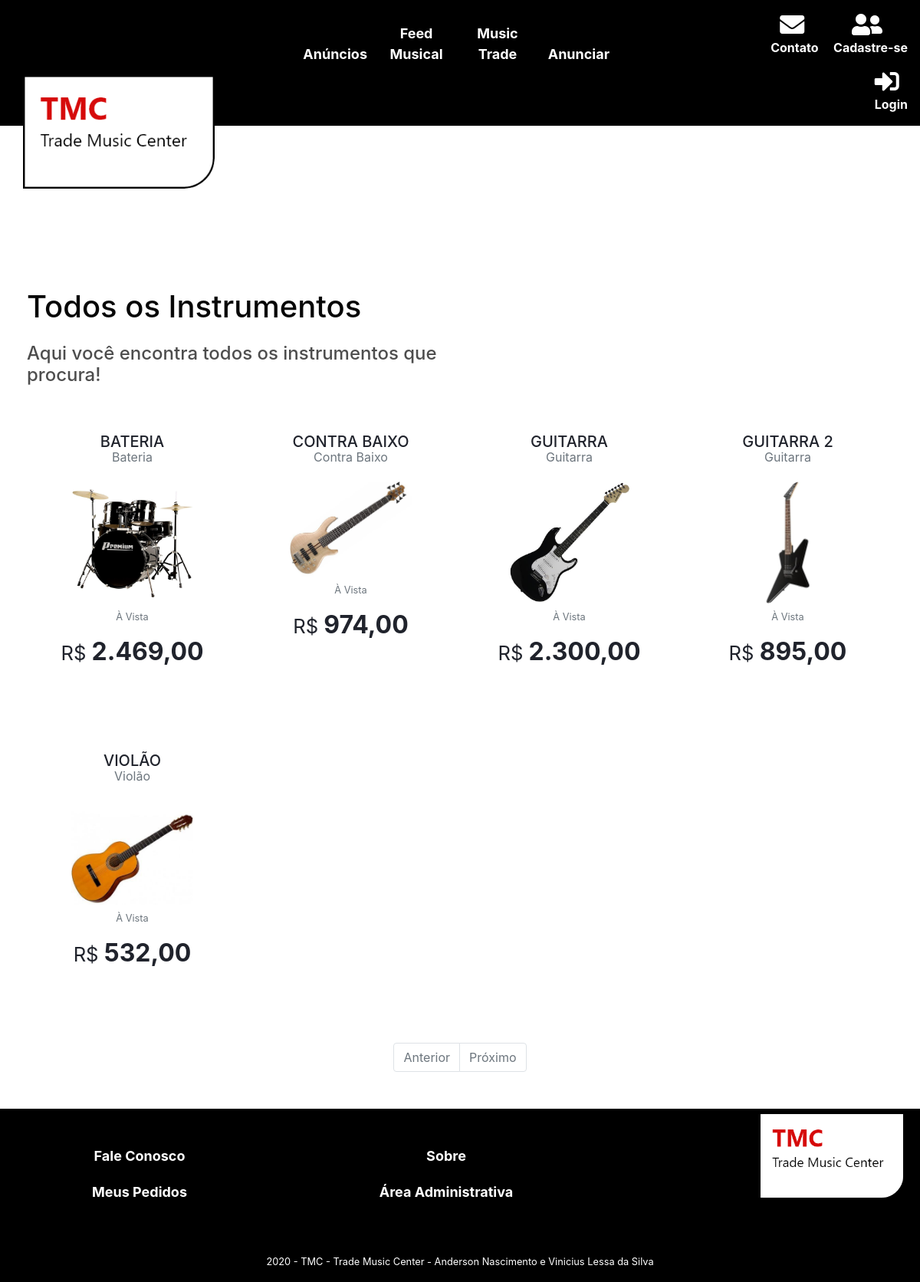
Page /Views/produtos/todos.php on the committed database.
### tables this page shows
CREATE TABLE `produto` (
  `cod_produto` int(11) NOT NULL,
  `nome_prod` varchar(50) NOT NULL,
  `descricao_prod` varchar(250) DEFAULT NULL,
  `valor_un` decimal(6,2) NOT NULL,
  `cover_img` varchar(250) DEFAULT NULL,
  `banner_img` varchar(250) DEFAULT NULL,
  `estoque` int(11) DEFAULT NULL,
  `cod_categoria` int(11) NOT NULL,
  `destaque` tinyint(4) NOT NULL DEFAULT 0
);

CREATE TABLE `categoria` (
  `cod_categoria` int(11) NOT NULL,
  `nome_categoria` varchar(50) NOT NULL
);

### Models/m_produto.php (called while the page is built, shortened)
<?php
function carregarProdutos($conn, $limit = 12, $offset = 0)
{
  $sql = "SELECT  p.cod_produto, p.nome_prod, p.descricao_prod, p.cover_img, p.valor_un, c.nome_categoria, p.estoque
    FROM produto p  INNER JOIN categoria c ON p.cod_categoria = c.cod_categoria
    ORDER BY p.nome_prod ASC LIMIT ? OFFSET ? ";
  $stmt = $conn->prepare($sql);
  $stmt->bind_param("ii", $limit, $offset);
  $stmt->execute();
  $result = $stmt->get_result()->fetch_all(MYSQLI_ASSOC);
  return $result;
}

### Controllers/c_produto.php (called while the page is built, shortened)
<?php
$conn = require SITE_PATH . '/Models/conexao.php';
include SITE_PATH . '/Models/m_produto.php';
if (isset($produtoPesquisa)) {
    $listaTodosProdutos = pesquisarProduto($conn, $produtoPesquisa);
} elseif (isset($listaTodosProdutos)) {
    $listaTodosProdutos = carregarProdutos($conn, $limit, $offset);
}

### Views/produtos/todos.php (the view, shortened to what this page needs)
<?php
$limit = 12;
$Nextpg = (isset($_GET['page'])) ? ($_GET['page'] + 1) : 1;
$Prevpg = (isset($_GET['page']) && $Nextpg > 1) ? ($_GET['page'] - 1) : 0;
$offset = (isset($_GET['page'])) ? ($_GET['page'] * $limit) : 0;
require SITE_PATH . '/Controllers/c_produto.php';
?>
<!DOCTYPE html>
<html lang="pt-br">
<head>
  <link rel="stylesheet" href="<?php echo SITE_URL ?>/css/bootstrap.min.css">
  <link rel="stylesheet" href="<?php echo SITE_URL ?>/css/styles.css">
  <link rel="stylesheet" href="https://cdnjs.cloudflare.com/ajax/libs/font-awesome/5.11.2/css/all.css">
</head>
<body>
  <?php include SITE_PATH . '/includes/menu.php';?>
  <div class="">
    <div class="">
      <div class="caixa-todos">
        <h1 class="display-todos">Todos os Instrumentos</h1>
        <h4 class="display-todos-2">Aqui você encontra todos os instrumentos que procura!</h4>
      </div>
    </div>
  </div>
  <main>
    <section>
      <div class="container mt-5">
        <?php
if ($listaTodosProdutos) {?>
        <div class="row">
          <?php foreach ($listaTodosProdutos as $produto) {?>
          <div class="col-sm-3 mb-3">
            <a href="<?php echo SITE_URL ?>/Views/produtos/detalhe.php?produto=<?php echo $produto['cod_produto'] ?>"
              class="linkCardsVioloes">
              <div class="card text-center border-0 card-produto">
                <div class="card-header border-0 bg-transparent">
                  <h5 class="card-title text-uppercase">
                    <?php echo $produto['nome_prod'] ?>
                  </h5>
                  <p class="text-muted mt-n3"><?php echo $produto['nome_categoria'] ?>
                  </p>
                </div>
                <img class="card-img-top px-5 img-cover mt-n2"
                  src="<?php echo SITE_URL ?>/images/produtos/<?php echo $produto['cover_img'] ?>"
                  alt="Cover: <?php echo $produto['nome_prod'] ?>">
                <div class="card-body">
                  <p class="card-text mt-n3"><small class="text-muted">À Vista</small></p>
                  <p class="card-text h2 font-weight-bold"><small>R$
                    </small><?php echo number_format($produto['valor_un'], 2, ',', '.') ?>
                  </p>
                </div>
              </div>
            </a>
          </div>
          <?php }?>
        </div>
        <?php } else {
    include SITE_PATH . '/includes/erroCarregarProduto.php';
}?>
      </div>
    </section>
    <nav aria-label="Navegação de página exemplo">
      <ul class="pagination justify-content-center ">
        <li class="page-item
        <?php
if ($Nextpg == 1) {
    echo 'disabled';
}?>">
          <a class="page-link bk-escuro ft-branca" href="./todos.php?page=<?php echo $Prevpg ?>">Anterior</a>
        </li>
        <li class="page-item
        <?php
if (count($listaTodosProdutos) < $limit) {
    echo 'disabled';
}?>">
          <a class="page-link bk-escuro ft-branca" href="./todos.php?page=<?php echo $Nextpg ?>">Próximo</a>
        </li>
      </ul>
    </nav>
 </main>
  <?php include SITE_PATH . '/includes/footer.php';?>
</body>
</html>

### css/styles.css (style rules this page uses)
html, body { margin: 0; padding: 0; height: 100%; }
.bk-escuro { background-color: #ce0000; }
.ft-branca { color: #ffffff; }
img.img-cover { max-height: 270px; }
.card-produto { transition: box-shadow 0.3s ease; }
.caixa-todos { text-align: left; margin-left: 35px; padding-top: 15px; width: 45%; }
.display-todos { color: rgb(7, 7, 7); padding-top: 25px; }
.display-todos-2 { color: rgba(0, 0, 0, 0.699); padding-top: 15px; }
.linkCardsVioloes { color: #20232c; }

### rows in the picture
produto: nome_prod "BATERIA", cod_categoria.nome_categoria "Bateria", cover_img (picture), valor_un "2.469,00"
produto: nome_prod "CONTRA BAIXO", cod_categoria.nome_categoria "Contra Baixo", cover_img (picture), valor_un "974,00"
produto: nome_prod "GUITARRA", cod_categoria.nome_categoria "Guitarra", cover_img (picture), valor_un "2.300,00"
produto: nome_prod "GUITARRA 2", cod_categoria.nome_categoria "Guitarra", cover_img (picture), valor_un "895,00"
produto: nome_prod "VIOLÃO", cod_categoria.nome_categoria "Violão", cover_img (picture), valor_un "532,00"
